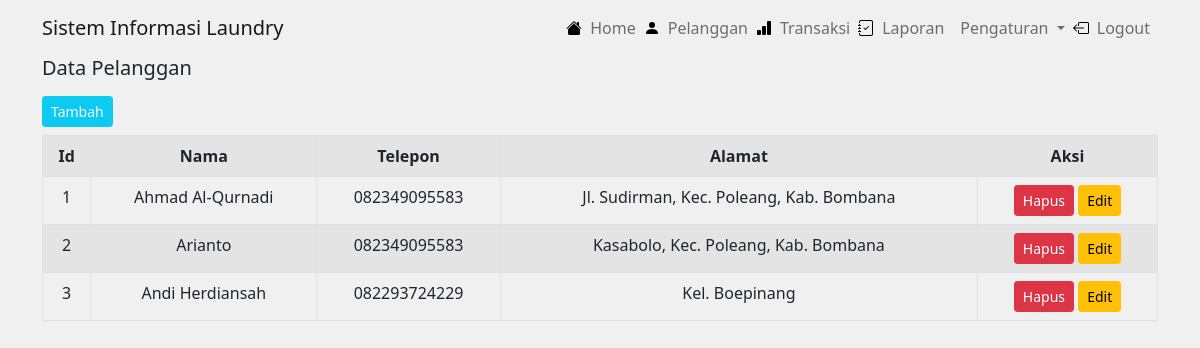
The page /admin/pelanggan.php on the database as committed earlier.
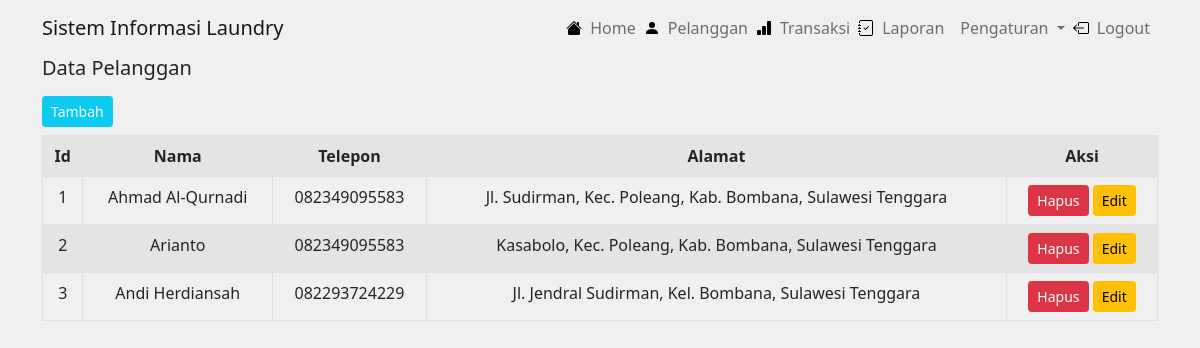
The same page on the database as committed later.
### tables this page shows
CREATE TABLE `pelanggan` (
  `id` int(11) NOT NULL,
  `nama` varchar(30) NOT NULL,
  `hp` varchar(13) NOT NULL,
  `alamat` varchar(255) NOT NULL
);

### admin/pelanggan.php (the view)
<?php
include '../koneksi.php';
$result = mysqli_query($conn, "SELECT * FROM pelanggan");
include 'header.php';
?>
<div class="container">
    <div class="panel">
        <div class="panel-heading">
            <h5>Data Pelanggan</h5>
        </div>
        <div class="panel-body">
            <a href="tambah_pelanggan.php" class="btn btn-sm btn-info my-2 text-light">Tambah</a>
            <table class="table table-bordered table-striped text-center">
                <tr>
                    <th>Id</th>
                    <th>Nama </th>
                    <th>Telepon</th>
                    <th>Alamat</th>
                    <th>Aksi</th>
                </tr>
                <?php $i = 1; ?>
                <?php while ($p = mysqli_fetch_assoc($result)) : ?>
                    <tr>
                        <td><?= $i; ?></td>
                        <td><?= $p['nama']; ?></td>
                        <td><?= $p['hp']; ?></td>
                        <td><?= $p['alamat']; ?></td>
                        <td>
                            <a href="hapus_pelanggan.php?id=<?= $p['id']; ?>" onclick="return confirm('Yakin Akan Dihapus')" class="btn btn-sm btn-danger">Hapus</a>
                            <a href="edit_pelanggan.php?id=<?= $p['id']; ?>" class="btn btn-sm btn-warning">Edit</a>
                        </td>
                    </tr>
                    <?php $i++; ?>
                <?php endwhile; ?>
            </table>
        </div>
    </div>
</div>
<?php include 'footer.php'; ?>

### admin/header.php (shortened to what this page needs)
<!DOCTYPE html>
<html lang="en">
<head>
    <link rel="stylesheet" href="../css/bootstrap.css">
</head>
<body style="background-color: #f0f0f0;">
    <nav class="navbar navbar-expand-lg bg-body-tertiary navbar-light">
        <div class="container">
            <a class="navbar-brand" href="#">Sistem Informasi Laundry</a>
            <div class="collapse navbar-collapse" id="navbarNavAltMarkup">
                <div class="navbar-nav ms-auto">
                    <img src="../icons/home.svg"><a class="nav-link" href="index.php">Home</a>
                    <img src="../icons/person.svg"><a class="nav-link" href="pelanggan.php">Pelanggan</a>
                    <img src="../icons/transaksi.svg"><a class="nav-link" href="transaksi.php">Transaksi</a>
                    <img src="../icons/book.svg"><a class="nav-link" href="#">Laporan</a>
                    <li class="nav-item dropdown">
                        <a class="nav-link dropdown-toggle" href="#" role="button" data-bs-toggle="dropdown" aria-expanded="false">
                            Pengaturan
                        </a>
                    </li>
                    <img src="../icons/box-arrow-left.svg"><a class="nav-link" href="logout.php">Logout</a>
                </div>
            </div>
        </div>
    </nav>

### admin/footer.php (shortened to what this page needs)
</body>
</html>

Rows that differ between the two databases and show on the page:
changed pelanggan "Ahmad Al-Qurnadi": alamat "Jl. Sudirman, Kec. Poleang, Kab. Bombana" → "Jl. Sudirman, Kec. Poleang, Kab. Bombana, Sulawesi Tenggara"
changed pelanggan "Arianto": alamat "Kasabolo, Kec. Poleang, Kab. Bombana" → "Kasabolo, Kec. Poleang, Kab. Bombana, Sulawesi Tenggara"
changed pelanggan "Andi Herdiansah": alamat "Kel. Boepinang" → "Jl. Jendral Sudirman, Kel. Bombana, Sulawesi Tenggara"
